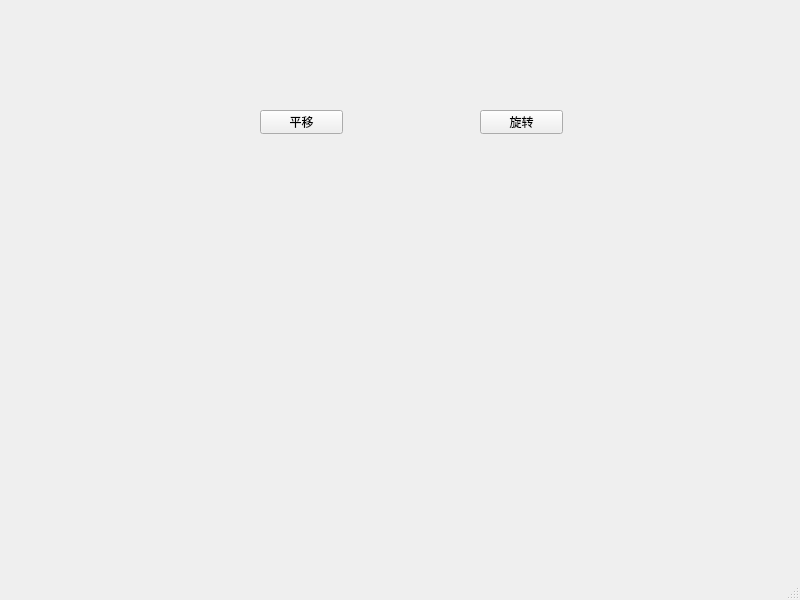
<?xml version="1.0" encoding="UTF-8"?>
<ui version="4.0">
 <class>MainWindow</class>
 <widget class="QMainWindow" name="MainWindow">
  <property name="geometry">
   <rect>
    <x>0</x>
    <y>0</y>
    <width>800</width>
    <height>600</height>
   </rect>
  </property>
  <property name="windowTitle">
   <string>MainWindow</string>
  </property>
  <widget class="QWidget" name="centralwidget">
   <widget class="QPushButton" name="pushButton">
    <property name="geometry">
     <rect>
      <x>260</x>
      <y>110</y>
      <width>83</width>
      <height>24</height>
     </rect>
    </property>
    <property name="text">
     <string>平移</string>
    </property>
   </widget>
   <widget class="QPushButton" name="pushButton_2">
    <property name="geometry">
     <rect>
      <x>480</x>
      <y>110</y>
      <width>83</width>
      <height>24</height>
     </rect>
    </property>
    <property name="text">
     <string>旋转</string>
    </property>
   </widget>
  </widget>
  <widget class="QMenuBar" name="menubar">
   <property name="geometry">
    <rect>
     <x>0</x>
     <y>0</y>
     <width>800</width>
     <height>21</height>
    </rect>
   </property>
  </widget>
  <widget class="QStatusBar" name="statusbar"/>
 </widget>
 <resources/>
 <connections/>
</ui>
